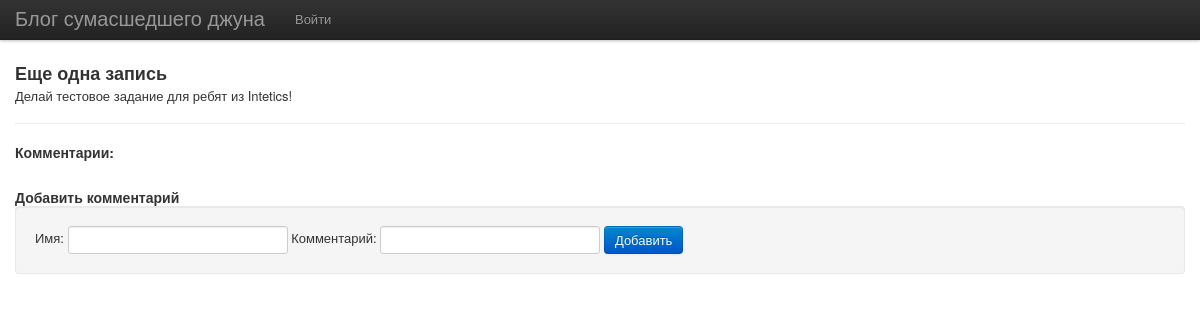
The page /?post/5 on the database its author committed.
### tables this page shows
CREATE TABLE `post` (
  `id` int(11) NOT NULL,
  `author` varchar(50) NOT NULL,
  `ctime` int(11) NOT NULL,
  `title` varchar(80) NOT NULL,
  `post` text NOT NULL
);

### app/ctrlIndex.php (called while the page is built, shortened)
<?php
class ctrlIndex extends ctrl {
    function post($id) {
        $this->post = $this->db->query("SELECT * FROM post WHERE id = ?",$id)->assoc();
        $this->out('post.php');
    }
}

### index.php (called while the page is built, shortened)
<?php
include "lib/db.php";
new app(substr($_SERVER['REQUEST_URI'],2));

### lib/db.php (called while the page is built, shortened)
<?php
class db {
	static $mysqli;
	public function __construct() {
		$this->mysqli = mysqli_connect("blogOfCrazyJunior", "root", "", "blogofcrazyjunior_db");
	}
	public function query($sql) {
		$args = func_get_args();
		$sql = array_shift($args);
		$link = $this->mysqli;
		$args = array_map(function ($param) use ($link) {
			return "'".$link->escape_string($param)."'";
		},$args);
		$sql = str_replace(array('%','?'), array('%%','%s'), $sql);
		array_unshift($args, $sql);
		$sql = call_user_func_array('sprintf', $args);
		$this->last = mysqli_query($this->mysqli, $sql);
		return $this;
	}
}

### tpl/post.php (the view, shortened to what this page needs)
<h3><?=$this->post['title']?></h3>
<div>
    <?=$this->post['post'];?>
</div>
<hr>
<div class="comments">
    <h4>Комментарии:</h4>
</div>
<p>&nbsp;</p>
<h4>Добавить комментарий</h4>
<form action="/?addComment/<?=$this->post['id']?>" method="post" class="form-inline well">
    <label>Имя: </label> <input type="text" name="a-name" value="<?=$_COOKIE['name']?>">
    <label>Комментарий: </label> <input type="text" name="comment">
    <button type="submit" class="btn btn-primary">Добавить</button>
</form>

### tpl/main.php (style rules this page uses)
body { padding-top: 60px; }

### rows shown on the page
post: title "Еще одна запись", post "Делай тестовое задание для ребят из Intetics!"
